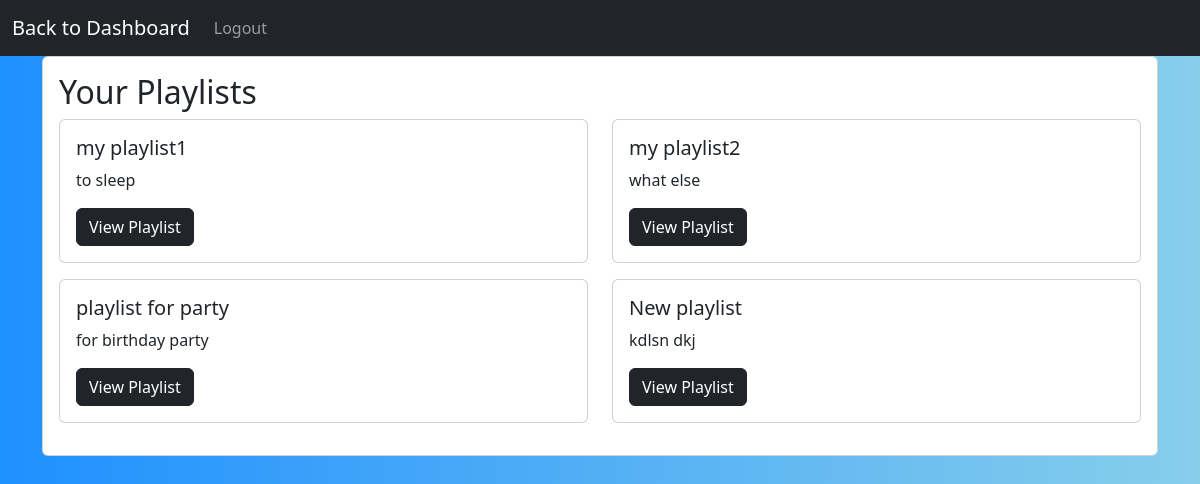
Page /all_dashboard/playlists (signed in) on the committed database.
### models.py (models this page shows)
class Playlist(db.Model):
    id = db.Column(db.Integer,primary_key=True)
    username = db.Column(db.String,db.ForeignKey('user.username'), nullable=False)
    playlist_name = db.Column(db.String,nullable=False)
    playlist_description = db.Column(db.String,nullable=True)

### app.py (the view)
@app.route('/all_dashboard/playlists',methods = ['GET','POST'])
def show_playlists():
    user_id = session['user_id']
    user_playlists = Playlist.query.filter_by(username=User.query.get(user_id).username).all()  # Fetch playlists for the logged-in user
    return render_template('playlists.html', playlists=user_playlists)

### templates/playlists.html (shortened to what this page needs)
{% extends 'base.html' %}
{% block content %}
<nav class="navbar navbar-expand-lg navbar-dark bg-dark ">
    <div class="container-fluid">
        <a class="navbar-brand" href="{{ url_for('all_dashboard') }}">Back to Dashboard</a>
        <div class="navbar-collapse" id="navbarNav">
            <ul class="navbar-nav ml-auto">
                <li class="nav-item">
                    <a class="nav-link" href="/">Logout</a>
                </li>
            </ul>
        </div>
    </div>
</nav>
<div class="container">
    <div class="card">
        <div class="card-body">
            <h2 class="card-title">Your Playlists</h2>
            {% if playlists %}
                <div class="row">
                    {% for playlist in playlists %}
                        <div class="col-md-6">
                            <div class="card mb-3">
                                <div class="card-body">
                                    <h5 class="card-title">{{ playlist.playlist_name }}</h5>
                                    <p class="card-text">{{ playlist.playlist_description }}</p>
                                    <a href="{{ url_for('show_playlist', playlist_id=playlist.id) }}" class="btn btn-dark">View Playlist</a>
                                </div>
                            </div>
                        </div>
                    {% endfor %}
                </div>
            {% else %}
                <p class="no-content-message">No playlists found.</p>
            {% endif %}
        </div>
    </div>
</div>
{% endblock %}

### rows in the picture
Playlist: playlist_name "my playlist1", playlist_description "to sleep"
Playlist: playlist_name "my playlist2", playlist_description "what else"
Playlist: playlist_name "playlist for party", playlist_description "for birthday party"
Playlist: playlist_name "New playlist", playlist_description "kdlsn dkj"
